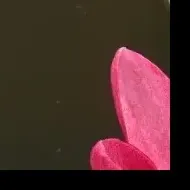
#> input picture flower.webp, 190 x 190 px
$ python chapter2.py
#> lines starting #> are read from the running program, lines starting #| are printed output that depends on the picture
from PIL import Image
from PIL import ImageFilter

image = Image.open('flower.webp')
#> image is the input picture: PIL image 190x190 RGB; mean R, G, B 75.4, 45, 42.4

cropped_image = image.crop((10, 10, 200, 200))
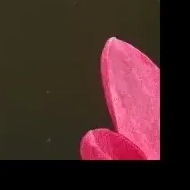
#> cropped_image: PIL image 190x190 RGB; mean R, G, B 70.5, 40.5, 39.6
cropped_image.save('cropped_result.jpg')

resized_image = cropped_image.resize((100, 100))
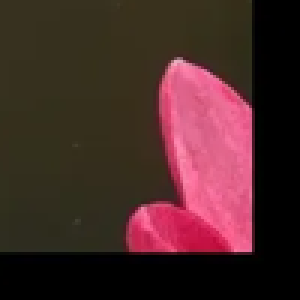
#> resized_image: PIL image 100x100 RGB (shown 3 times larger); mean R, G, B 70.5, 40.6, 39.7
resized_image.save('resized_result.jpg')

filtered_image = resized_image.filter(ImageFilter.BLUR)
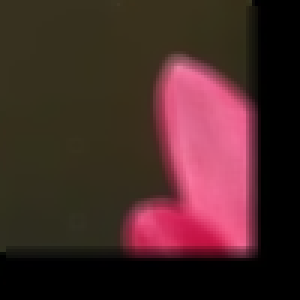
#> filtered_image: PIL image 100x100 RGB (shown 3 times larger); mean R, G, B 70.5, 40.6, 39.7
filtered_image.save('filtered_result.jpg')

if filtered_image.mode == 'RGBA':
    filtered_image = filtered_image.convert('RGB')

    image.save('result.jpg')
